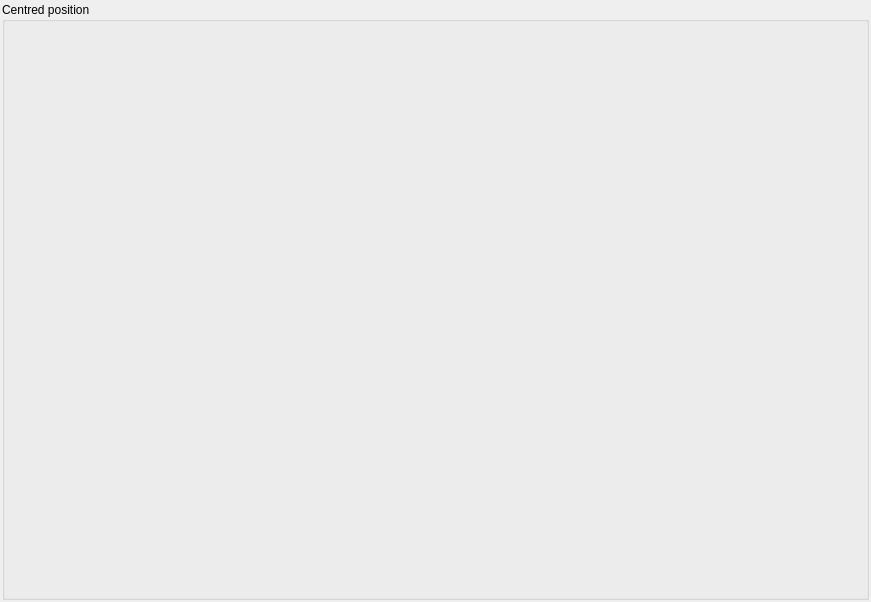
<?xml version="1.0" encoding="UTF-8"?>
<ui version="4.0">
 <class>SnapshotWidgetLayout</class>
 <widget class="QWidget" name="SnapshotWidgetLayout">
  <property name="geometry">
   <rect>
    <x>0</x>
    <y>0</y>
    <width>871</width>
    <height>602</height>
   </rect>
  </property>
  <property name="sizePolicy">
   <sizepolicy hsizetype="Fixed" vsizetype="Fixed">
    <horstretch>0</horstretch>
    <verstretch>0</verstretch>
   </sizepolicy>
  </property>
  <property name="windowTitle">
   <string>Snapshot widget</string>
  </property>
  <layout class="QHBoxLayout">
   <property name="spacing">
    <number>0</number>
   </property>
   <property name="margin">
    <number>2</number>
   </property>
   <item>
    <widget class="QGroupBox" name="svideo_gbox">
     <property name="title">
      <string>Centred position</string>
     </property>
     <property name="flat">
      <bool>false</bool>
     </property>
     <layout class="QHBoxLayout">
      <property name="spacing">
       <number>0</number>
      </property>
      <property name="margin">
       <number>0</number>
      </property>
      <item>
       <widget class="QLabel" name="svideo">
        <property name="pixmap">
         <pixmap/>
        </property>
        <property name="scaledContents">
         <bool>true</bool>
        </property>
        <property name="wordWrap">
         <bool>false</bool>
        </property>
       </widget>
      </item>
      <item>
       <spacer name="verticalSpacer">
        <property name="orientation">
         <enum>Qt::Vertical</enum>
        </property>
        <property name="sizeHint" stdset="0">
         <size>
          <width>20</width>
          <height>40</height>
         </size>
        </property>
       </spacer>
      </item>
     </layout>
    </widget>
   </item>
  </layout>
 </widget>
 <layoutdefault spacing="6" margin="11"/>
 <resources/>
 <connections/>
</ui>
